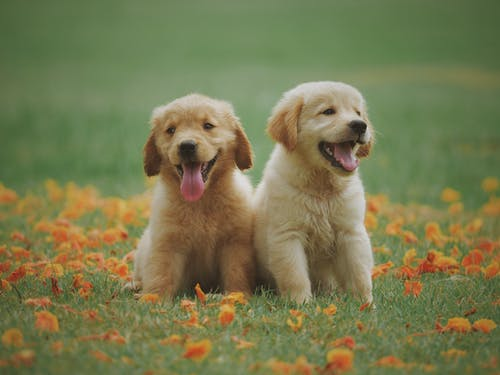
#> input picture Open-cv Tutorials/dog1.jpeg, 500 x 375 px, given in place of the camera
$ python sketch.py
#> lines starting #> are read from the running program, lines starting #| are printed output that depends on the picture
import cv2
import os


video=cv2.VideoCapture(0)
i=0
while True:
        ret,frame=video.read()
#> frame is the input picture: shape (375, 500, 3); mean B, G, R 79.3, 121.5, 120.2
        frame=cv2.flip(frame,1)
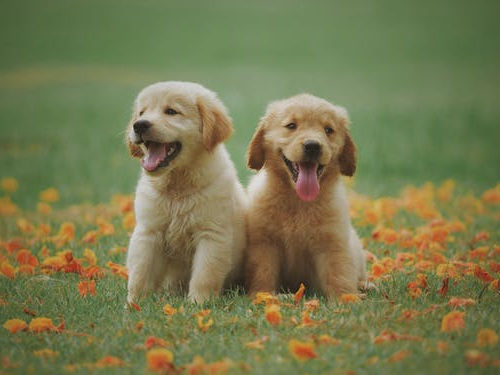
#> frame: shape (375, 500, 3); mean B, G, R 79.3, 121.5, 120.2
        gray=cv2.cvtColor(frame,cv2.COLOR_BGR2GRAY)
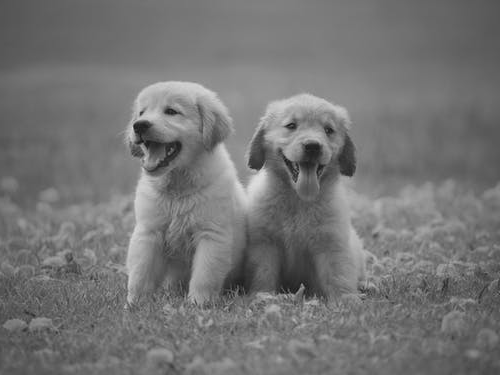
#> gray: shape (375, 500); min 16, max 221, mean 116.3
        img_invert = cv2.bitwise_not(gray)
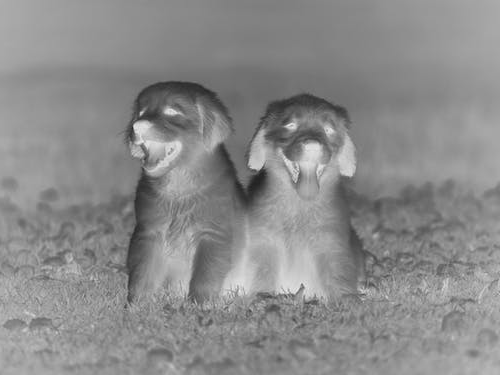
#> img_invert: shape (375, 500); min 34, max 239, mean 138.7
        img_smoothing = cv2.GaussianBlur(img_invert, (21, 21),sigmaX=0, sigmaY=0)
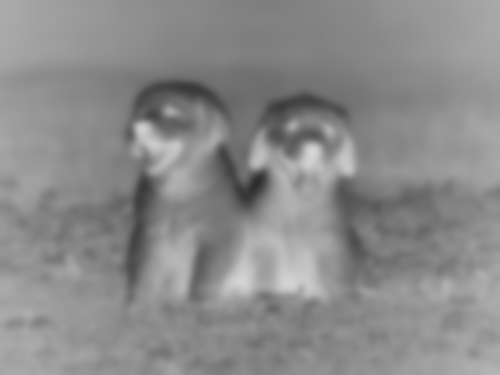
#> img_smoothing: shape (375, 500); min 45, max 214, mean 138.7
        def REMOVE(x, y):
            return cv2.divide(x, 255 - y, scale=80)
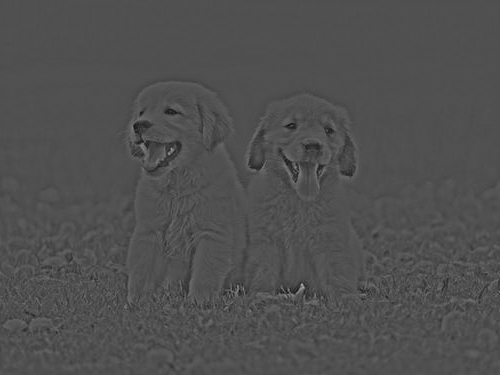
#> returned value: shape (375, 500); min 16, max 165, mean 79.8
        final_img = REMOVE(gray, img_smoothing)
        if ret==True:
            if not os.path.exists("images"):
                os.makedirs("images")
            cv2.imshow("Simple Frame",frame)
            cv2.imshow("frame",final_img)
            k=cv2.waitKey(1)
#> (key Esc is pressed here)
            if k%256==27:
                break
            elif k%256==32:
                cv2.imwrite("images/harsh_{}.jpeg".format(i),final_img)
                i=i+1
video.release()
cv2.destroyAllWindows()

$ run again, on Open-cv Tutorials/dog2.jpg
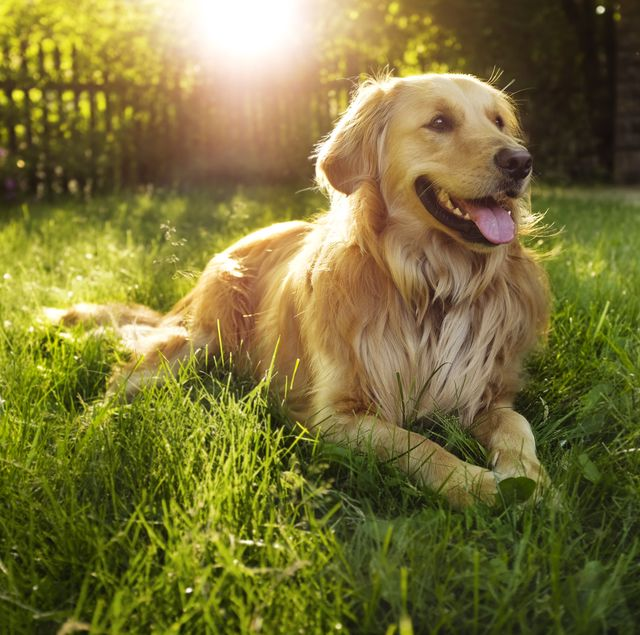
#> input picture Open-cv Tutorials/dog2.jpg, 640 x 635 px, given in place of the camera
#> frame is the input picture: shape (635, 640, 3); mean B, G, R 56.4, 114.9, 122.6
#> `img_smoothing = cv2.GaussianBlur(img_invert, (21, 21),sigmaX=0, sigmaY..`:
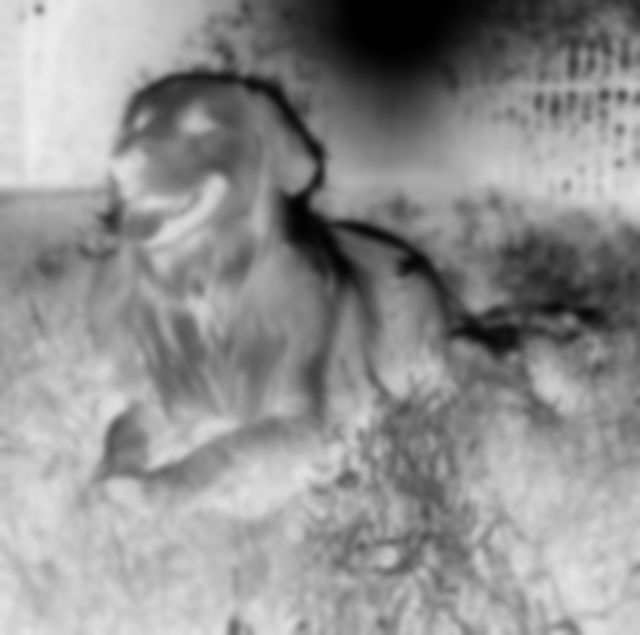
#> img_smoothing: shape (635, 640); min 0, max 238, mean 144.5
#> in REMOVE, `return cv2.divide(x, 255 - y, scale=80)`:
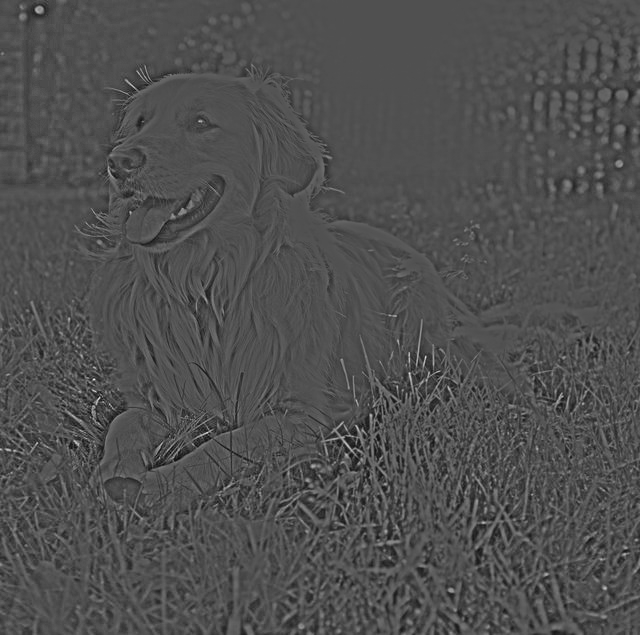
#> returned value: shape (635, 640); min 2, max 244, mean 79.3
